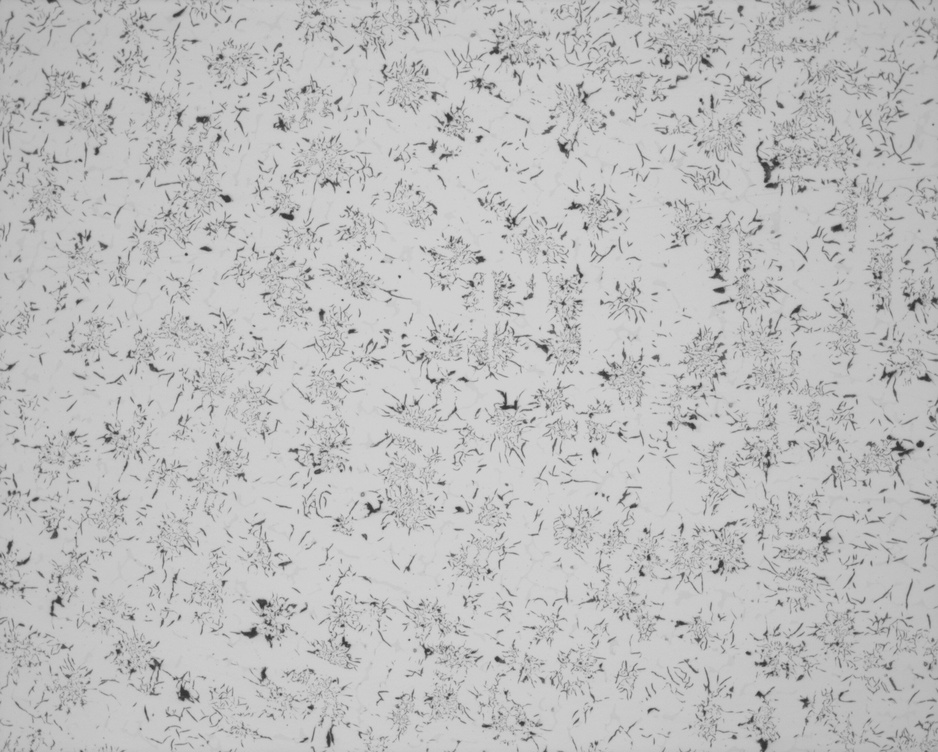
#> input picture grayiron_clustering/sample.jpg, 938 x 752 px, shrunk from 2752 x 2208 before the run
$ python main.py
#> lines starting #> are read from the running program, lines starting #| are printed output that depends on the picture
from PIL import Image
import numpy as np
import matplotlib.pyplot as plt
from sklearn.cluster import KMeans, DBSCAN

# Read the image
img = Image.open('sample.jpg').convert('RGB')
img = np.array(img)
m, n, d = img.shape
#> m = 752; n = 938; d = 3

# For clustering the image using k-means, we first need to convert it into a 2-dimensional array
image_2D = img.reshape(m*n, d)
for i in range(m):
    if image_2D[i][0] < 130:
        image_2D[i] = np.repeat(130, d)
    if image_2D[i][0] > 165:
        image_2D[i] = np.repeat(165, d)

# Use KMeans clustering algorithm from sklearn.cluster to cluster pixels in image
cl = KMeans(n_clusters=3, random_state=0).fit(image_2D).labels_

# Reshape back the image from 2D to 3D image
clustered_3D = cl.reshape(m, n)
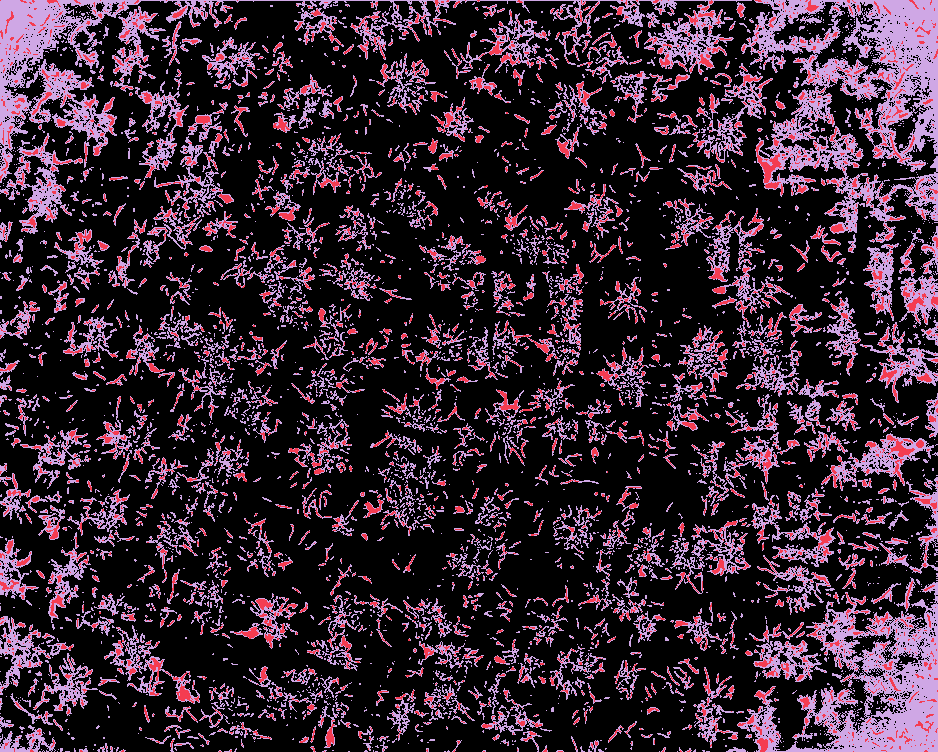
#> clustered_3D: shape (752, 938) int32; 3 distinct labels, from 0 to 2; one colour per label, 0 black

plt.imshow(clustered_3D, cmap='bone')
plt.title('Clustered Image')
plt.show()
